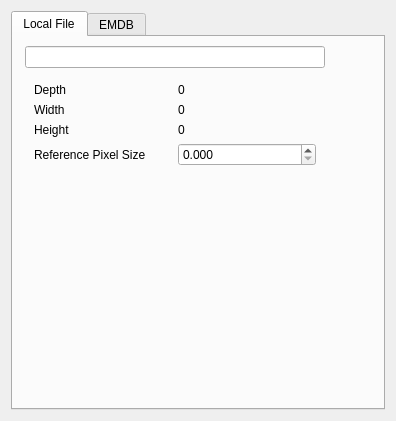
<?xml version="1.0" encoding="UTF-8"?>
<ui version="4.0">
 <class>Form</class>
 <widget class="QWidget" name="Form">
  <property name="geometry">
   <rect>
    <x>0</x>
    <y>0</y>
    <width>396</width>
    <height>421</height>
   </rect>
  </property>
  <property name="windowTitle">
   <string>Form</string>
  </property>
  <layout class="QHBoxLayout" name="horizontalLayout_2">
   <item>
    <widget class="QTabWidget" name="referenceTabWidget">
     <property name="currentIndex">
      <number>0</number>
     </property>
     <widget class="QWidget" name="tab">
      <attribute name="title">
       <string>Local File</string>
      </attribute>
      <layout class="QHBoxLayout" name="horizontalLayout">
       <property name="leftMargin">
        <number>3</number>
       </property>
       <property name="topMargin">
        <number>0</number>
       </property>
       <property name="rightMargin">
        <number>3</number>
       </property>
       <property name="bottomMargin">
        <number>3</number>
       </property>
       <item>
        <widget class="QWidget" name="widget_3" native="true">
         <property name="minimumSize">
          <size>
           <width>200</width>
           <height>200</height>
          </size>
         </property>
         <layout class="QGridLayout" name="gridLayout_3">
          <item row="0" column="0">
           <widget class="QLineEdit" name="referenceLineEdit">
            <property name="sizePolicy">
             <sizepolicy hsizetype="Expanding" vsizetype="Fixed">
              <horstretch>2</horstretch>
              <verstretch>0</verstretch>
             </sizepolicy>
            </property>
           </widget>
          </item>
          <item row="0" column="1">
           <widget class="QPushButton" name="referenceFilePushButton">
            <property name="text">
             <string/>
            </property>
            <property name="icon">
             <iconset resource="../icons/icons.qrc">
              <normaloff>:/mini/mini/folder.png</normaloff>:/mini/mini/folder.png</iconset>
            </property>
            <property name="autoDefault">
             <bool>false</bool>
            </property>
            <property name="flat">
             <bool>true</bool>
            </property>
           </widget>
          </item>
          <item row="1" column="0">
           <widget class="QWidget" name="widget_4" native="true">
            <layout class="QGridLayout" name="gridLayout_4">
             <item row="0" column="0">
              <widget class="QLabel" name="label_12">
               <property name="text">
                <string>Depth</string>
               </property>
              </widget>
             </item>
             <item row="0" column="1">
              <widget class="QLabel" name="referenceDepthLabel">
               <property name="text">
                <string>0</string>
               </property>
              </widget>
             </item>
             <item row="1" column="0">
              <widget class="QLabel" name="label_14">
               <property name="text">
                <string>Width</string>
               </property>
              </widget>
             </item>
             <item row="2" column="0">
              <widget class="QLabel" name="label_15">
               <property name="text">
                <string>Height</string>
               </property>
              </widget>
             </item>
             <item row="1" column="1">
              <widget class="QLabel" name="referenceWidthLabel">
               <property name="text">
                <string>0</string>
               </property>
              </widget>
             </item>
             <item row="2" column="1">
              <widget class="QLabel" name="referenceHeightLabel">
               <property name="text">
                <string>0</string>
               </property>
              </widget>
             </item>
             <item row="3" column="0">
              <widget class="QLabel" name="label_18">
               <property name="text">
                <string>Reference Pixel Size</string>
               </property>
              </widget>
             </item>
             <item row="3" column="1">
              <widget class="QDoubleSpinBox" name="referencePixelSizeDoubleSpinBox">
               <property name="decimals">
                <number>3</number>
               </property>
              </widget>
             </item>
             <item row="4" column="1">
              <spacer name="verticalSpacer">
               <property name="orientation">
                <enum>Qt::Vertical</enum>
               </property>
               <property name="sizeHint" stdset="0">
                <size>
                 <width>20</width>
                 <height>40</height>
                </size>
               </property>
              </spacer>
             </item>
            </layout>
           </widget>
          </item>
         </layout>
        </widget>
       </item>
      </layout>
     </widget>
     <widget class="QWidget" name="tab_2">
      <attribute name="title">
       <string>EMDB</string>
      </attribute>
      <layout class="QVBoxLayout" name="verticalLayout_6">
       <property name="leftMargin">
        <number>3</number>
       </property>
       <property name="topMargin">
        <number>0</number>
       </property>
       <property name="rightMargin">
        <number>3</number>
       </property>
       <property name="bottomMargin">
        <number>3</number>
       </property>
       <item>
        <widget class="QListView" name="emdbCannedListView">
         <property name="editTriggers">
          <set>QAbstractItemView::NoEditTriggers</set>
         </property>
         <property name="viewMode">
          <enum>QListView::IconMode</enum>
         </property>
        </widget>
       </item>
       <item>
        <widget class="QWidget" name="widget_8" native="true">
         <layout class="QHBoxLayout" name="horizontalLayout_3">
          <item>
           <widget class="QLineEdit" name="emdbNumberLineEdit"/>
          </item>
          <item>
           <widget class="QPushButton" name="emdbDownloadPushButton">
            <property name="text">
             <string>Download</string>
            </property>
            <property name="autoDefault">
             <bool>false</bool>
            </property>
           </widget>
          </item>
         </layout>
        </widget>
       </item>
      </layout>
     </widget>
    </widget>
   </item>
  </layout>
 </widget>
 <resources>
  <include location="../icons/icons.qrc"/>
 </resources>
 <connections/>
</ui>
